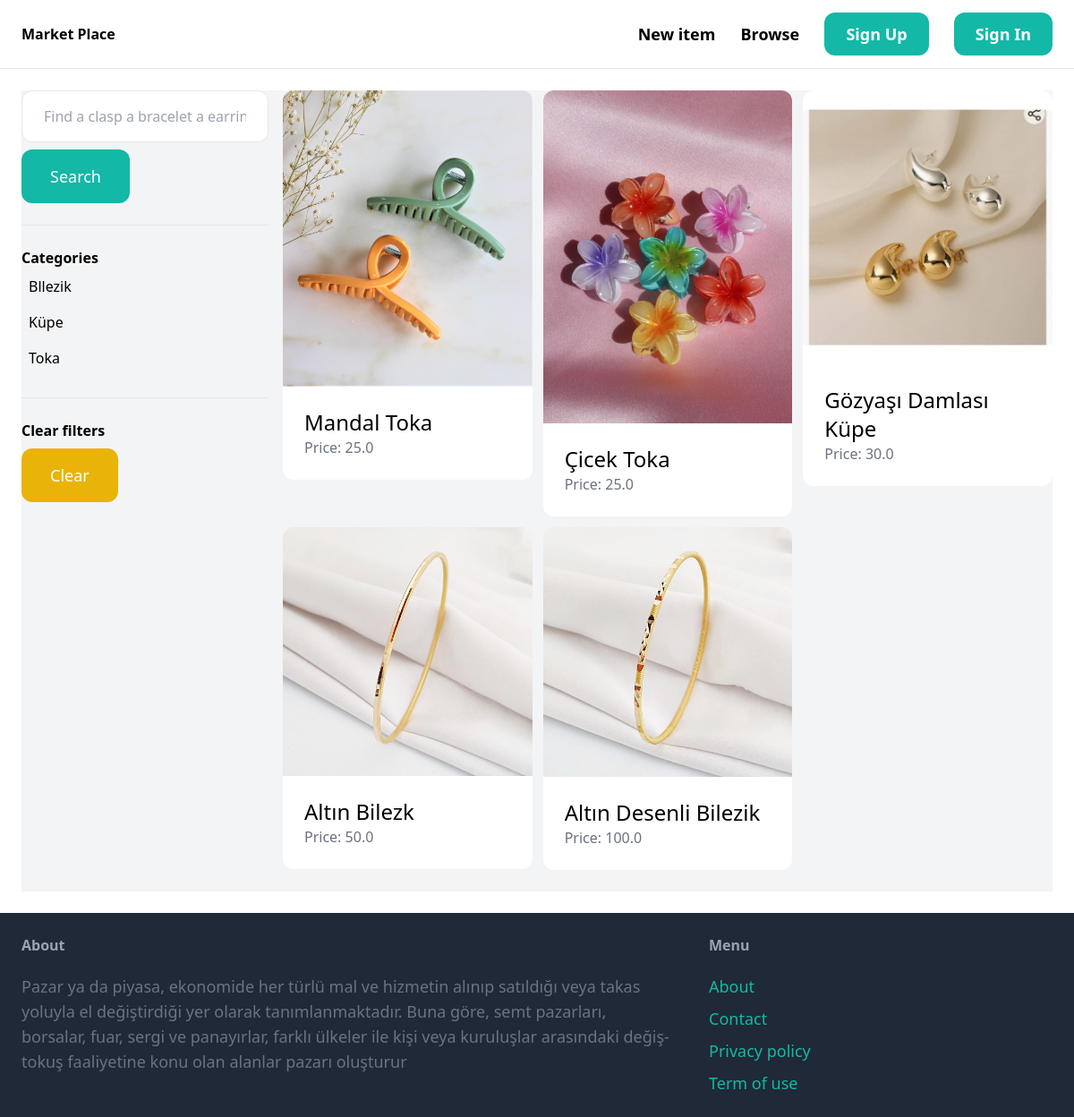
Before: /items/ with the older database file.
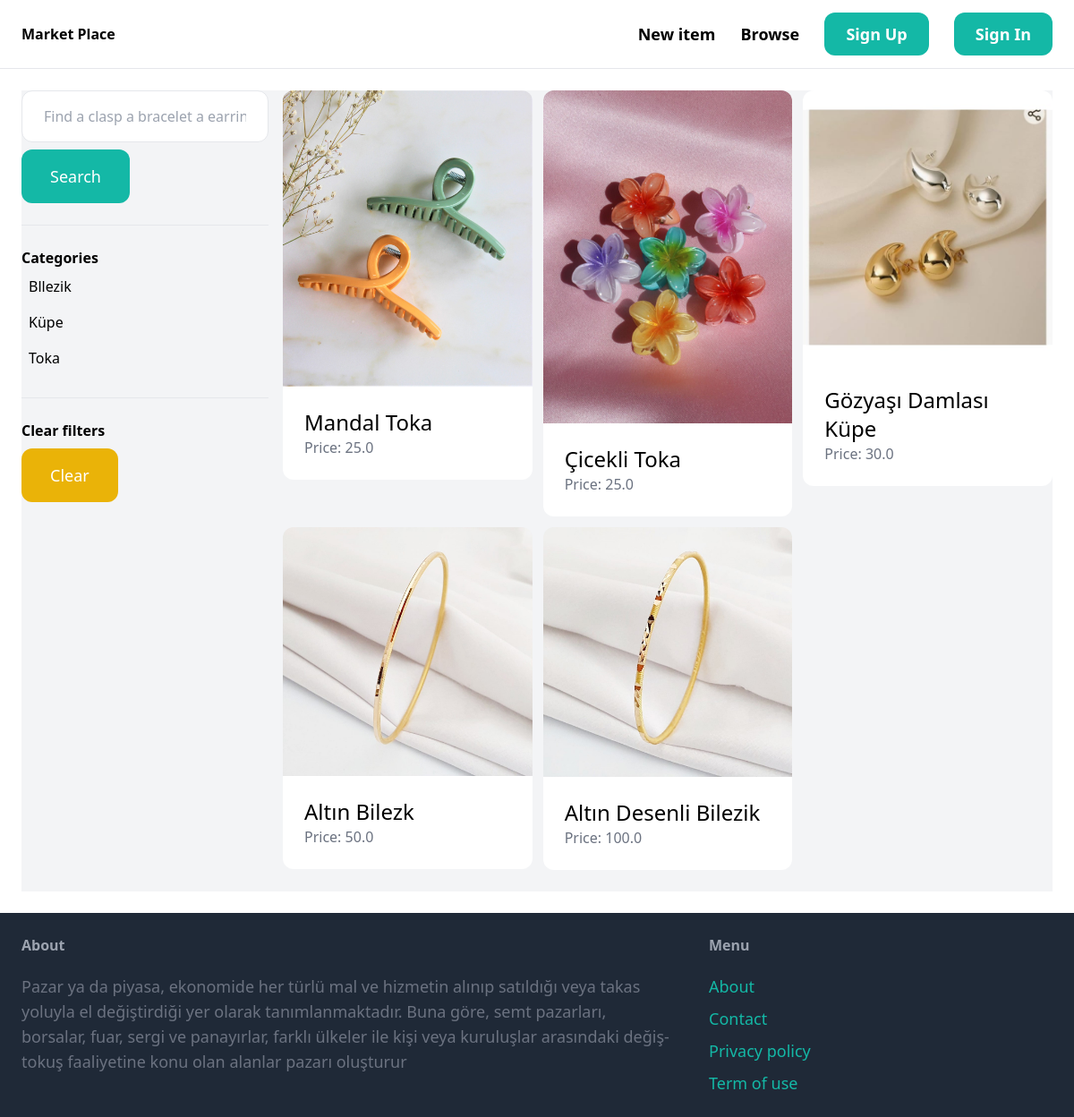
After: the same page with the newer database file.
### item/models.py (models this page shows, shortened)
class Category(models.Model):
    name = models.CharField(max_length=255)
    class Meta:
        ordering = ('name',)
        verbose_name_plural = 'Categories'

class Item(models.Model):
    category = models.ForeignKey(Category, related_name='items', on_delete=models.CASCADE)
    name = models.CharField(max_length=255)
    description = models.TextField(blank=True, null=True)
    price = models.FloatField()
    image = models.ImageField(upload_to='item_images', blank=True, null=True)
    is_sold = models.BooleanField(default=False)
    created_by = models.ForeignKey(User, related_name='items', on_delete=models.CASCADE)
    created_at = models.DateTimeField(auto_now_add=True)

### item/views.py (the view)
# urls.py: path('items/', include('item.urls')),
def items(request):
    query = request.GET.get('query', '')
    category_id = request.GET.get('category', 0)
    categories = Category.objects.all()
    items = Item.objects.filter(is_sold=False)
    if category_id:
        items = items.filter(category_id=category_id)
    if query:
        items = items.filter(Q(name__icontains=query) | Q(description__icontains=query))
    context = {
        'items': items,
        'query': query,
        'categories': categories,
        'category_id': int(category_id),
    }
    return render(request, 'item/items.html', context)

### templates/item/items.html (shortened to what this page needs)
{% extends 'marketplace/base.html' %}
{% block content %}
<div class="pb-6 grid grid-cols-4 gap-4  bg-gray-100">
    <div class="col-span-1 ">
        <form method="get" action="{% url 'item:items' %}">
            <input name="query" class="w-full py-4 px-6 border rounded-xl" type="text" value="{{ query }}"
                   placeholder="Find a clasp a bracelet a earring...">
            <button class="mt-2 py-4 px-8 text-lg bg-teal-500 text-white rounded-xl">Search</button>
        </form>
        <hr class="my-6">
        <p class="font-semibold">Categories</p>
        <ul>
            {% for category in categories %}
                <li class="py-2 px-2 rounded-xl{% if category.id|stringformat:'s' == category_id|stringformat:'s' %} bg-gray-200 {% endif %}" >
                    <a href="{% url 'item:items' %}?query={{ query }}&category={{ category.id }}"> {{ category.name }} </a>
                </li>
            {% endfor %}
        </ul>
        <hr class="my-6" >
        <p class="font-semibold" > Clear filters</p>
        <ul>
            <li>
            <a href="{% url 'item:items' %}" class="mt-2 py-4 px-8 inline-block bg-yellow-500 text-white text-lg rounded-xl" >Clear</a>
            </li>
        </ul>
    </div>
    <div class="col-span-3">
        <div class="grid grid-cols-3 gap-3">
            {% for item in items %}
            <div>
                <a href="{% url 'item:detail' item.id %}">
                    <div>
                        <img src="{{ item.image.url }}" class="rounded-t-xl">
                    </div>
                    <div class="p-6 bg-white rounded-b-xl">
                        <h2 class="text-2xl">{{ item.name }}</h2>
                        <p class="text-gray-500"> Price: {{ item.price }}</p>
                    </div>
                </a>
            </div>
            {% endfor %}
        </div>
    </div>
</div>
{% endblock %}

### templates/marketplace/base.html (shortened to what this page needs)
<!DOCTYPE html>
<html lang="en">
    <head>
        <script src="https://cdn.tailwindcss.com"></script>
    </head>
    <body>
        <nav class="px-6 py-6 flex justify-between items-center border-b border-gray-200 ">
            <a href="/" class="tex-xl font-semibold" > Market Place</a>
            <div class="space-x-6" >
                <a href="{% url 'item:new_item' %}" class="text-lg font-semibold hover:text-gray-500"> New item</a>
                <a href="{% url 'item:items' %}" class="text-lg font-semibold hover:text-gray-500">Browse</a>
                {% if request.user.is_authenticated %}
                    <a href="#" class="px-6 py-3 text-lg font-semibold bg-teal-500 text-white rounded-xl hover:bg-teal-700 "> Inbox </a>
                    <a href="{% url 'dashboard:index' %}" class="px-6 py-3 text-lg font-semibold bg-teal-500 text-white rounded-xl hover:bg-gray-700 "> Dashboard</a>
                {% else %}
                    <a href="{% url 'marketplace:signup' %}" class="px-6 py-3 text-lg font-semibold bg-teal-500 text-white rounded-xl hover:bg-teal-700 "> Sign Up</a>
                    <a href="{% url 'marketplace:login' %}" class="px-6 py-3 text-lg font-semibold bg-teal-500 text-white rounded-xl hover:bg-gray-700 "> Sign In</a>
                {% endif %}
            </div>
        </nav>
        <div class="px-6 py-6">
            {% block content %} {% endblock %}
        </div>
        <footer class="py-6 px-6 flex justify-between bg-gray-800" >
            <div class="w-2/3 pr-10">
                <h3 class="mb-5 font-semibold text-gray-400"> About </h3>
                <p class="text-lg text-gray-500">
                    Pazar ya da piyasa, ekonomide her türlü mal ve hizmetin alınıp satıldığı veya takas yoluyla el değiştirdiği yer olarak tanımlanmaktadır.
                    Buna göre, semt pazarları, borsalar, fuar, sergi ve panayırlar, farklı ülkeler ile kişi veya kuruluşlar arasındaki değiş-tokuş faaliyetine konu olan alanlar pazarı oluşturur
                </p>
            </div>
            <div class="w-1/3" >
                <h3 class="mb-5 font-semibold text-gray-400"> Menu </h3>
                <ul class="space-y-2">
                    <li><a href="#" class="text-lg text-teal-500 hover:text-teal-700"> About</a></li>
                    <li><a href="{% url 'marketplace:contact' %}" class="text-lg text-teal-500 hover:text-teal-700"> Contact</a></li>
                    <li><a href="#" class="text-lg text-teal-500 hover:text-teal-700"> Privacy policy</a></li>
                    <li><a href="#" class="text-lg text-teal-500 hover:text-teal-700"> Term of use </a></li>
                </ul>
            </div>
        </footer>
    </body>
</html>

Changed rows visible on the page:
changed Item: name "Çicek Toka" → "Çicekli Toka"
